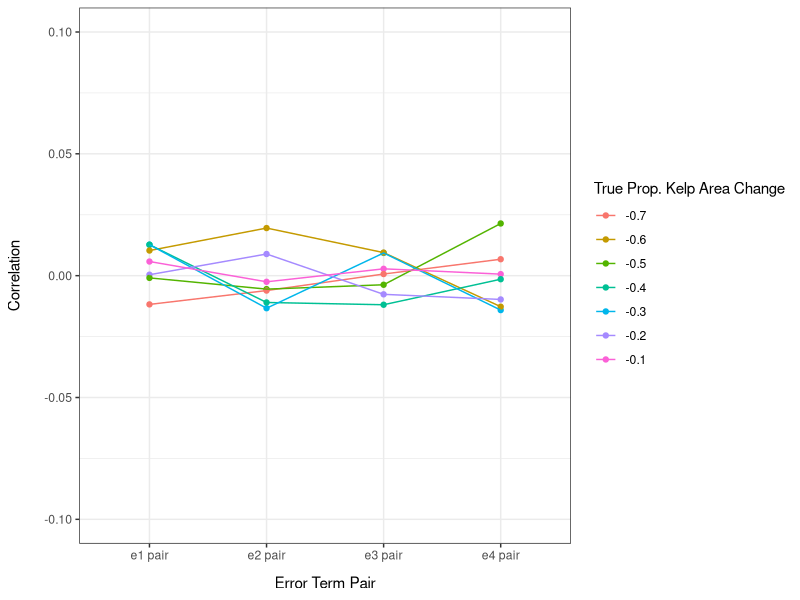

Write R code to recreate this figure.
###############################################################################
# Appendix demo 6
#
# For kelp area chnage show if there is indirect correlation due to joint
# dependence on Area
#
#
###############################################################################

library(tidyr)
library(dplyr)
library(ggplot2)


##################### set parameters ####################

set.seed(164)

A1 <- 10  # true initial kelp area (hectares)
A2 <- c(9,8,7,6,5,4,3)

k <- 0.1  # fraction of kelp Area that is stdev of error distribution

nrows <- 10000   # number of simulated surveys 

# initialize results data frame
results_df <- data.frame(
  A1 = numeric(), A2 = numeric(), rho_e1_pair = numeric(), rho_e2_pair = numeric(),
  rho_e3_pair = numeric(), rho_e4_pair = numeric()
)  


##########  loop through A2 values. For each value simulate and get corr ######
for (iA2 in seq_along(A2)) {

  # generate A1 error terms  
  idf <- data.frame( 
      A1_e1 = k*A1*rnorm(nrows),
      A1_e2 = k*A1*rnorm(nrows),
      A1_e3 = k*A1*rnorm(nrows),
      A1_e4 = k*A1*rnorm(nrows),
      A2_e1 = k*A2[iA2]*rnorm(nrows),
      A2_e2 = k*A2[iA2]*rnorm(nrows),
      A2_e3 = k*A2[iA2]*rnorm(nrows),
      A2_e4 = k*A2[iA2]*rnorm(nrows)
  )
  
  results_rec <- data.frame(
   A1 = A1,
   A2 = A2[iA2],
   rho_e1_pair = cor(idf$A1_e1, idf$A2_e1),
   rho_e2_pair = cor(idf$A1_e2, idf$A2_e2),
   rho_e3_pair = cor(idf$A1_e3, idf$A2_e3),
   rho_e4_pair = cor(idf$A1_e4, idf$A2_e4)
  )  

  results_df <- rbind(results_df, results_rec)
  
}  # end for loop through A2 values  


## create graph 1: x:error pair  y=corr  grouping=deltaA_percent  
results_df <- results_df %>%
  mutate(rel_delta_A = (A2 - A1)/A1) %>%
  pivot_longer(cols=starts_with("rho"),
               names_to="error_pair",
               values_to="correlation") %>%
  mutate(rel_delta_A_fct = factor(rel_delta_A, levels=c(-0.7,-0.6,-0.5,-0.4,-0.3,
                                                 -0.2,-0.1)))


p1 <- ggplot(data = results_df,
             mapping = aes(x=error_pair,
                           y=correlation,
                           fill=rel_delta_A_fct,
                           color=rel_delta_A_fct, 
                           group=rel_delta_A_fct)) +
      geom_point() +
      geom_line() +
      theme_bw() +
      theme(
        axis.title.x = element_text(margin=margin(t=10)),
        axis.title.y = element_text(margin=margin(r=15))
      ) +
      scale_x_discrete(name="Error Term Pair",
                       labels=c("e1 pair","e2 pair","e3 pair","e4 pair")) +
      scale_y_continuous(name="Correlation", limits=c(-0.1,0.1)) +
      scale_color_discrete(name="True Prop. Kelp Area Change") +
      scale_fill_discrete(name="True Prop. Kelp Area Change")
